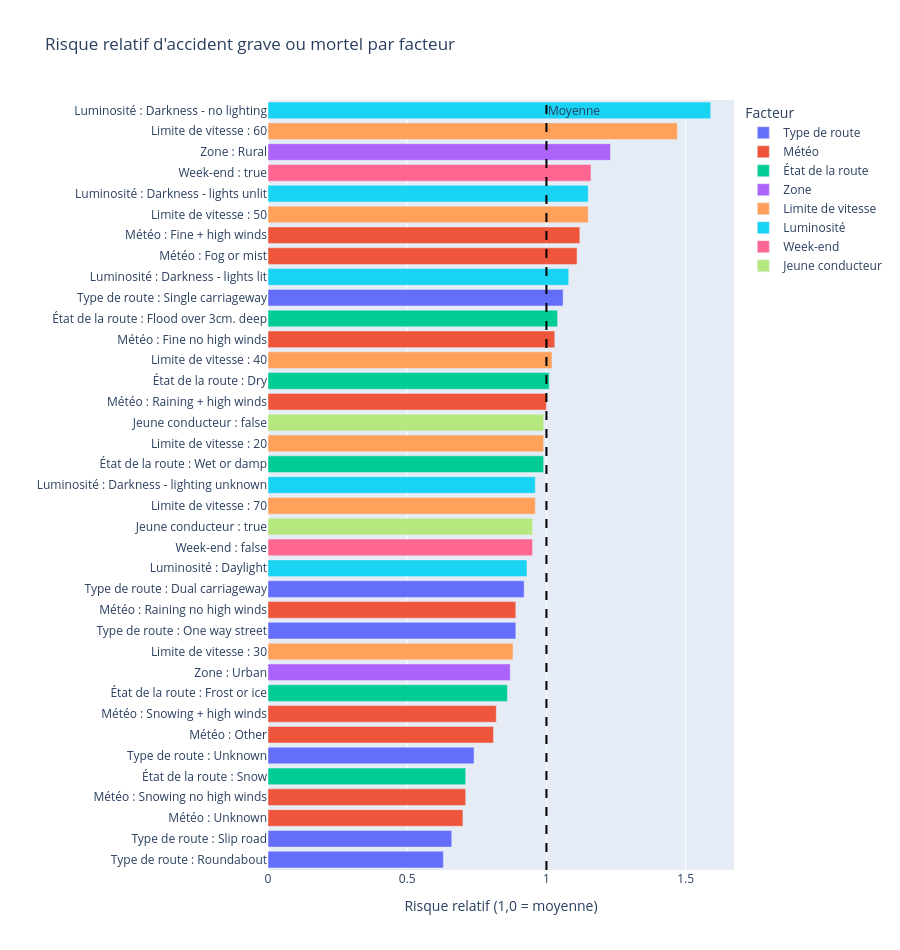

Write notebook code for a chart like this one.
### Code cell
# Graphique 4 — Risque relatif d'accident grave par facteur (lu depuis la table Gold : 37 lignes)
import plotly.express as px

pdf_fact = (spark.read.format("delta").load(GOLD_FACTEURS_PATH)
            .toPandas()
            .sort_values("risque_relatif"))
pdf_fact["libelle"] = pdf_fact["facteur"] + " : " + pdf_fact["modalite"]

fig = px.bar(
    pdf_fact, x="risque_relatif", y="libelle", color="facteur", orientation="h",
    hover_data=["nb_accidents", "pct_graves_mortels", "pct_mortels"],
    labels={"risque_relatif": "Risque relatif (1,0 = moyenne)", "libelle": "", "facteur": "Facteur"},
    title="Risque relatif d'accident grave ou mortel par facteur",
    height=950,
)
fig.update_yaxes(categoryorder="total ascending")   # tri global, toutes couleurs confondues
fig.add_vline(x=1, line_dash="dash", line_color="black", annotation_text="Moyenne")
fig.show()

### Figure 1 — Plotly figure (JSON) as saved in the notebook; plotly's stock layout.template omitted (floating-point values rounded to 4 significant figures)
{"data": [{"customdata": [[136800.0, 9.59, 0.31], [21560.0, 10.07, 0.77], [14400.0, 11.34, 0.69], [43260.0, 13.67, 0.67], [303400.0, 14.12, 1.75], [1528000.0, 16.17, 1.31]], "hovertemplate": "Facteur=Type de route<br>Risque relatif (1,0 = moyenne)=%{x}<br>=%{y}<br>nb_accidents=%{customdata[0]}<br>pct_graves_mortels=%{customdata[1]}<br>pct_mortels=%{customdata[2]}<extra></extra>", "legendgroup": "Type de route", "marker": {"color": "#636efa", "pattern": {"shape": ""}}, "name": "Type de route", "orientation": "h", "showlegend": true, "textposition": "auto", "type": "bar", "x": [0.63, 0.66, 0.74, 0.89, 0.92, 1.06], "xaxis": "x", "y": ["Type de route : Roundabout", "Type de route : Slip road", "Type de route : Unknown", "Type de route : One way street", "Type de route : Dual carriageway", "Type de route : Single carriageway"], "yaxis": "y"}, {"customdata": [[42520.0, 10.72, 0.86], [13390.0, 10.89, 0.82], [44080.0, 12.38, 0.9], [2487.0, 12.46, 0.6], [239300.0, 13.62, 1.06], [28340.0, 15.24, 1.41], [1640000.0, 15.71, 1.33], [11070.0, 16.99, 2.15], [25820.0, 17.07, 1.86]], "hovertemplate": "Facteur=Météo<br>Risque relatif (1,0 = moyenne)=%{x}<br>=%{y}<br>nb_accidents=%{customdata[0]}<br>pct_graves_mortels=%{customdata[1]}<br>pct_mortels=%{customdata[2]}<extra></extra>", "legendgroup": "Météo", "marker": {"color": "#EF553B", "pattern": {"shape": ""}}, "name": "Météo", "orientation": "h", "showlegend": true, "textposition": "auto", "type": "bar", "x": [0.7, 0.71, 0.81, 0.82, 0.89, 1.0, 1.03, 1.11, 1.12], "xaxis": "x", "y": ["Météo : Unknown", "Météo : Snowing no high winds", "Météo : Other", "Météo : Snowing + high winds", "Météo : Raining no high winds", "Météo : Raining + high winds", "Météo : Fine no high winds", "Météo : Fog or mist", "Météo : Fine + high winds"], "yaxis": "y"}, {"customdata": [[12170.0, 10.85, 0.74], [40320.0, 13.06, 1.05], [568600.0, 15.05, 1.42], [1418000.0, 15.49, 1.25], [2845.0, 15.89, 2.04]], "hovertemplate": "Facteur=État de la route<br>Risque relatif (1,0 = moyenne)=%{x}<br>=%{y}<br>nb_accidents=%{customdata[0]}<br>pct_graves_mortels=%{customdata[1]}<br>pct_mortels=%{customdata[2]}<extra></extra>", "legendgroup": "État de la route", "marker": {"color": "#00cc96", "pattern": {"shape": ""}}, "name": "État de la route", "orientation": "h", "showlegend": true, "textposition": "auto", "type": "bar", "x": [0.71, 0.86, 0.99, 1.01, 1.04], "xaxis": "x", "y": ["État de la route : Snow", "État de la route : Frost or ice", "État de la route : Wet or damp", "État de la route : Dry", "État de la route : Flood over 3cm. deep"], "yaxis": "y"}, {"customdata": [[1322000.0, 13.31, 0.71], [724800.0, 18.85, 2.35]], "hovertemplate": "Facteur=Zone<br>Risque relatif (1,0 = moyenne)=%{x}<br>=%{y}<br>nb_accidents=%{customdata[0]}<br>pct_graves_mortels=%{customdata[1]}<br>pct_mortels=%{customdata[2]}<extra></extra>", "legendgroup": "Zone", "marker": {"color": "#ab63fa", "pattern": {"shape": ""}}, "name": "Zone", "orientation": "h", "showlegend": true, "textposition": "auto", "type": "bar", "x": [0.87, 1.23], "xaxis": "x", "y": ["Zone : Urban", "Zone : Rural"], "yaxis": "y"}, {"customdata": [[1306000.0, 13.44, 0.67], [147300.0, 14.73, 2.32], [38400.0, 15.19, 0.52], [168400.0, 15.57, 1.47], [69480.0, 17.51, 2.21], [317500.0, 22.46, 3.15]], "hovertemplate": "Facteur=Limite de vitesse<br>Risque relatif (1,0 = moyenne)=%{x}<br>=%{y}<br>nb_accidents=%{customdata[0]}<br>pct_graves_mortels=%{customdata[1]}<br>pct_mortels=%{customdata[2]}<extra></extra>", "legendgroup": "Limite de vitesse", "marker": {"color": "#FFA15A", "pattern": {"shape": ""}}, "name": "Limite de vitesse", "orientation": "h", "showlegend": true, "textposition": "auto", "type": "bar", "x": [0.88, 0.96, 0.99, 1.02, 1.15, 1.47], "xaxis": "x", "y": ["Limite de vitesse : 30", "Limite de vitesse : 70", "Limite de vitesse : 20", "Limite de vitesse : 40", "Limite de vitesse : 50", "Limite de vitesse : 60"], "yaxis": "y"}, {"customdata": [[1496000.0, 14.24, 1.03], [24360.0, 14.62, 1.27], [404100.0, 16.56, 1.35], [9971.0, 17.63, 1.91], [112600.0, 24.27, 4.39]], "hovertemplate": "Facteur=Luminosité<br>Risque relatif (1,0 = moyenne)=%{x}<br>=%{y}<br>nb_accidents=%{customdata[0]}<br>pct_graves_mortels=%{customdata[1]}<br>pct_mortels=%{customdata[2]}<extra></extra>", "legendgroup": "Luminosité", "marker": {"color": "#19d3f3", "pattern": {"shape": ""}}, "name": "Luminosité", "orientation": "h", "showlegend": true, "textposition": "auto", "type": "bar", "x": [0.93, 0.96, 1.08, 1.15, 1.59], "xaxis": "x", "y": ["Luminosité : Daylight", "Luminosité : Darkness - lighting unknown", "Luminosité : Darkness - lights lit", "Luminosité : Darkness - lights unlit", "Luminosité : Darkness - no lighting"], "yaxis": "y"}, {"customdata": [[1549000.0, 14.51, 1.14], [498500.0, 17.66, 1.75]], "hovertemplate": "Facteur=Week-end<br>Risque relatif (1,0 = moyenne)=%{x}<br>=%{y}<br>nb_accidents=%{customdata[0]}<br>pct_graves_mortels=%{customdata[1]}<br>pct_mortels=%{customdata[2]}<extra></extra>", "legendgroup": "Week-end", "marker": {"color": "#FF6692", "pattern": {"shape": ""}}, "name": "Week-end", "orientation": "h", "showlegend": true, "textposition": "auto", "type": "bar", "x": [0.95, 1.16], "xaxis": "x", "y": ["Week-end : false", "Week-end : true"], "yaxis": "y"}, {"customdata": [[367300.0, 14.53, 1.23], [961200.0, 15.17, 1.39]], "hovertemplate": "Facteur=Jeune conducteur<br>Risque relatif (1,0 = moyenne)=%{x}<br>=%{y}<br>nb_accidents=%{customdata[0]}<br>pct_graves_mortels=%{customdata[1]}<br>pct_mortels=%{customdata[2]}<extra></extra>", "legendgroup": "Jeune conducteur", "marker": {"color": "#B6E880", "pattern": {"shape": ""}}, "name": "Jeune conducteur", "orientation": "h", "showlegend": true, "textposition": "auto", "type": "bar", "x": [0.95, 0.99], "xaxis": "x", "y": ["Jeune conducteur : true", "Jeune conducteur : false"], "yaxis": "y"}], "layout": {"annotations": [{"showarrow": false, "text": "Moyenne", "x": 1, "xanchor": "left", "xref": "x", "y": 1, "yanchor": "top", "yref": "y domain"}], "barmode": "relative", "height": 950, "legend": {"title": {"text": "Facteur"}, "tracegroupgap": 0}, "shapes": [{"line": {"color": "black", "dash": "dash"}, "type": "line", "x0": 1, "x1": 1, "xref": "x", "y0": 0, "y1": 1, "yref": "y domain"}], "title": {"text": "Risque relatif d'accident grave ou mortel par facteur"}, "xaxis": {"anchor": "y", "domain": [0, 1], "title": {"text": "Risque relatif (1,0 = moyenne)"}}, "yaxis": {"anchor": "x", "categoryorder": "total ascending", "domain": [0, 1], "title": {"text": ""}}}}
